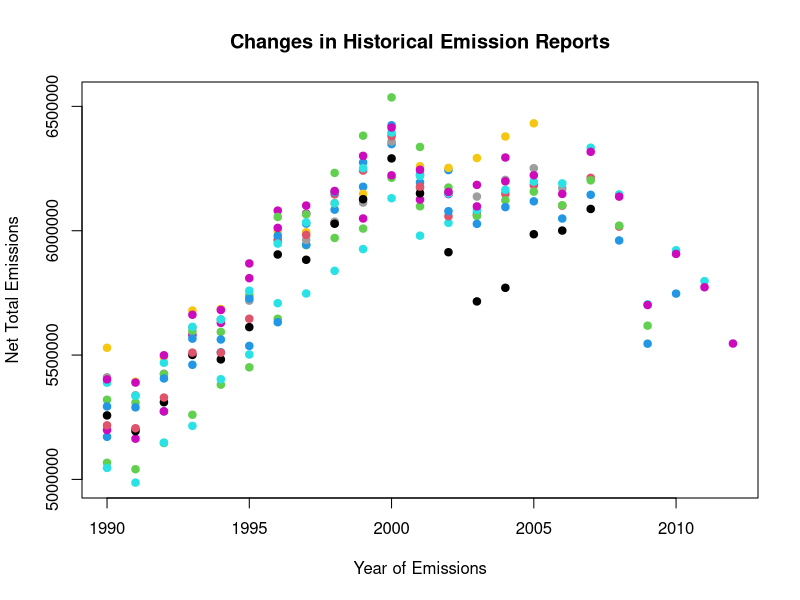
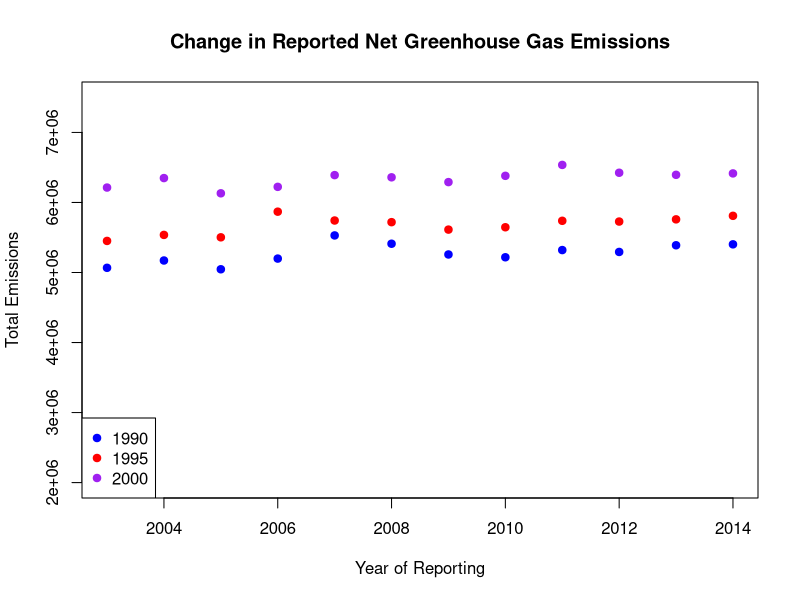
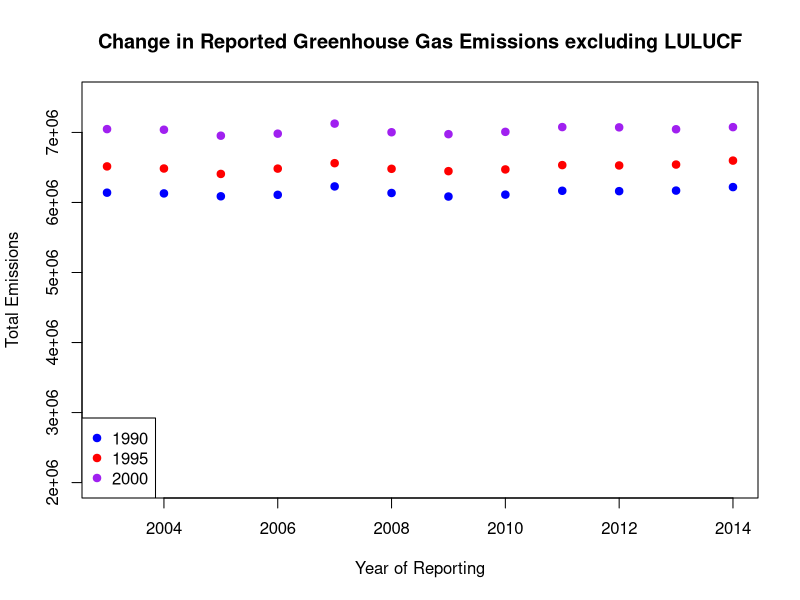
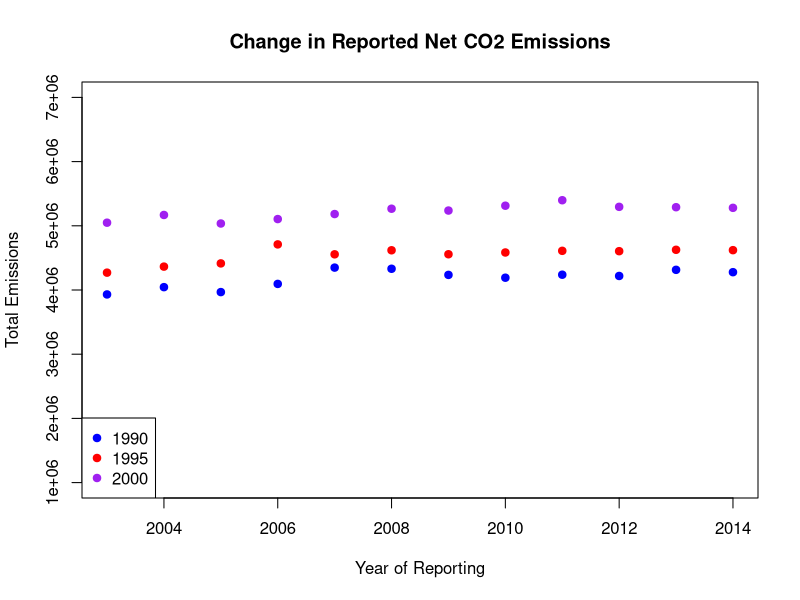
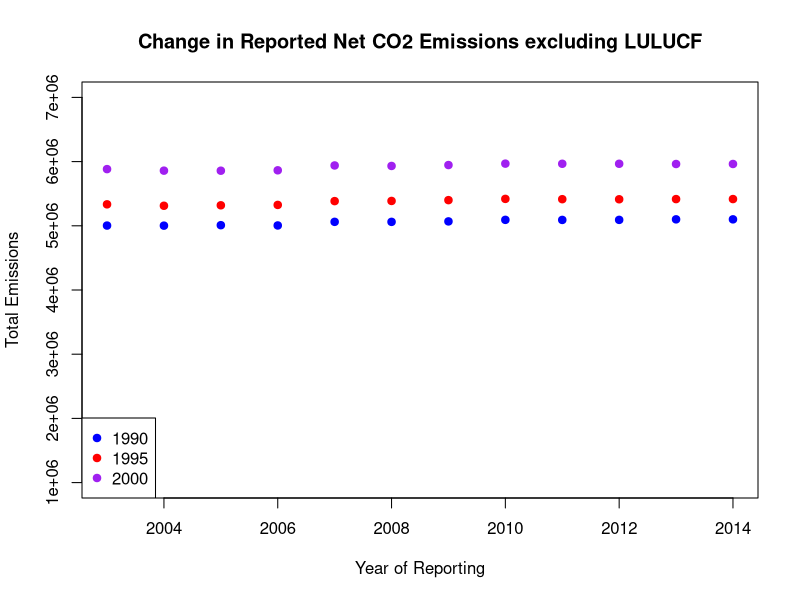
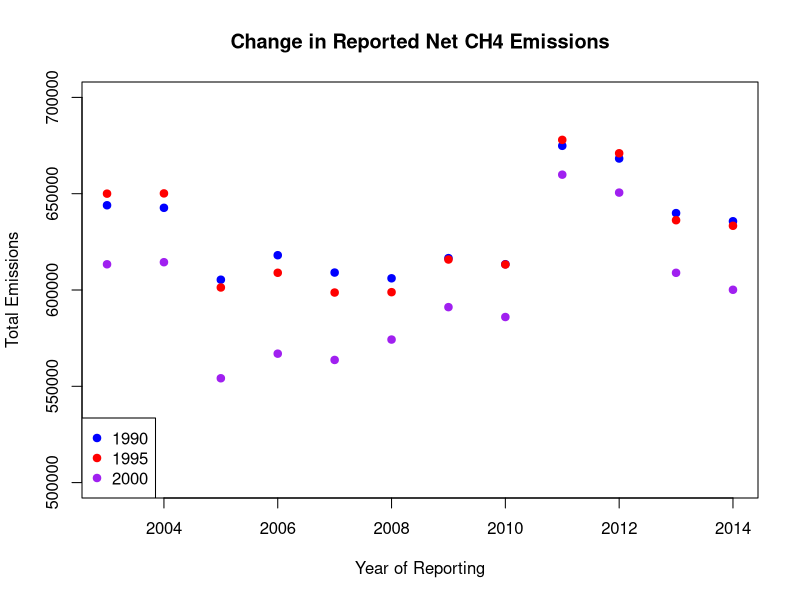
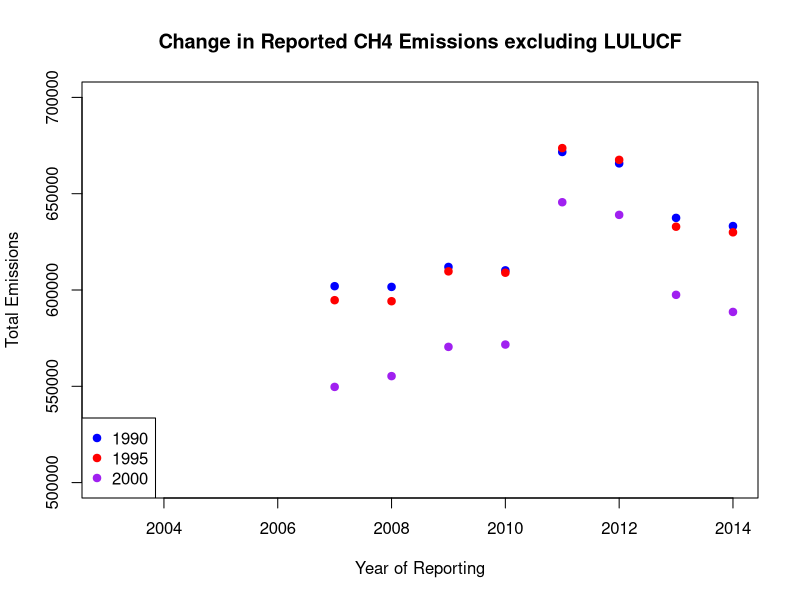
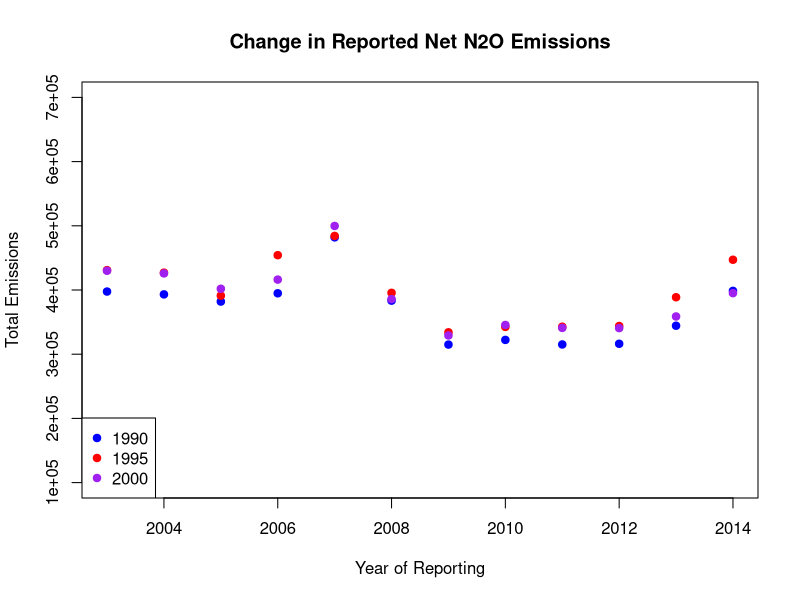

The R script that drew these images, in order:
#loading net report data from 2003-2014
#WILL NEED TO BE CHANGED DEPENDING ON .csv LOCATION
USA_NetTotals <- read.csv("./USA_NetTotals.csv")

#Year - year of emissions
#Reported - year reported
#CO2_LU - CO2 (carbon dioxide) emissions including LULUCF (land use, land use change, forestry)
#CO2 - CO2 emissions excluding LULUCF
#CH4_LU - CH4 (methane) emissions including LULUCF
#CH4 - CH4 emissions excluding LULUCF
#N2O_LU - N2O (nitrous oxide) emissions including LULUCF
#N2O - N2O emissions excluding LULUCF
#HFCs - HFC (hydrofluorocarbons) emissions
#PFCs - PFC (perfluorocarbons) emissions
#SF6 - SF6 (sulfur hexafluoride) emissions
#Total_LU - net emissions including LULUCF
#Total - net emissions excluding LULUCF
#ALL UNITS CO2 EQUIVALENT Gg/Megaton/10^6 kg
names(USA_NetTotals)
summary(USA_NetTotals)

#basic plot of net CO2 vs year vs year reported #INCLUDE
plot(USA_NetTotals$Year, USA_NetTotals$Total_LU, 
     col = USA_NetTotals$Reported,
     xlab = "Year of Emissions",
     ylab = "Net Total Emissions",
     main = "Changes in Historical Emission Reports",
     pch = 19)

#splitting Report years into seperate data frames
#lapply(split(USA_NetTotals, USA_NetTotals$Reported), 
#       function(USA_Reported) { assign(paste0("USA_Reported", 
#                                USA_Reported$Reported[1]), 
#                                USA_Reported, pos= .GlobalEnv) })

#adding lines to plot
#lines(USA_Reported2003$Year, USA_Reported2003$CO2_LU, col = 2003)
#lines(USA_Reported2004$Year, USA_Reported2004$CO2_LU, col = 2004)
#lines(USA_Reported2005$Year, USA_Reported2005$CO2_LU, col = 2005)
#lines(USA_Reported2006$Year, USA_Reported2006$CO2_LU, col = 2006)
#lines(USA_Reported2007$Year, USA_Reported2007$CO2_LU, col = 2007)
#lines(USA_Reported2008$Year, USA_Reported2008$CO2_LU, col = 2008)
#lines(USA_Reported2009$Year, USA_Reported2009$CO2_LU, col = 2009)
#lines(USA_Reported2010$Year, USA_Reported2010$CO2_LU, col = 2010)
#lines(USA_Reported2011$Year, USA_Reported2011$CO2_LU, col = 2011)
#lines(USA_Reported2012$Year, USA_Reported2012$CO2_LU, col = 2012)
#lines(USA_Reported2013$Year, USA_Reported2013$CO2_LU, col = 2013)
#lines(USA_Reported2014$Year, USA_Reported2014$CO2_LU, col = 2014)

#plotting change in one variable (Total_LU) over time graphically #INCLUDE
USA_Year1990 <- subset(USA_NetTotals, Year == 1990)
USA_Year1995 <- subset(USA_NetTotals, Year == 1995)
USA_Year2000 <- subset(USA_NetTotals, Year == 2000)
plot(unique(USA_NetTotals$Reported), USA_Year1990$Total_LU,
     main = "Change in Reported Net Greenhouse Gas Emissions",
     ylab = "Total Emissions",
     xlab = "Year of Reporting",
     pch = 19,
     col = "blue",
     ylim = c(2000000,7500000))
points(unique(USA_NetTotals$Reported), USA_Year1995$Total_LU,
       pch = 19,
       col = "red") #adding points for 1995
points(unique(USA_NetTotals$Reported), USA_Year2000$Total_LU,
       pch = 19,
       col = "purple") #adding points for 2000
legend("bottomleft", c("1990", "1995", "2000"),
       col = c("blue", "red", "purple"),
       pch = 19)

#plotting change in Total excluding LULUCF #INCLUDE
plot(unique(USA_NetTotals$Reported), USA_Year1990$Total,
     main = "Change in Reported Greenhouse Gas Emissions excluding LULUCF",
     ylab = "Total Emissions",
     xlab = "Year of Reporting",
     pch = 19,
     col = "blue",
     ylim = c(2000000,7500000))
points(unique(USA_NetTotals$Reported), USA_Year1995$Total,
       pch = 19,
       col = "red") #adding points for 1995
points(unique(USA_NetTotals$Reported), USA_Year2000$Total,
       pch = 19,
       col = "purple") #adding points for 2000
legend("bottomleft", c("1990", "1995", "2000"),
       col = c("blue", "red", "purple"),
       pch = 19)


#plotting change in net CO2 (CO2_LU) #INCLUDE
plot(unique(USA_NetTotals$Reported), USA_Year1990$CO2_LU,
     main = "Change in Reported Net CO2 Emissions",
     ylab = "Total Emissions",
     xlab = "Year of Reporting",
     pch = 19,
     col = "blue",
     ylim = c(1000000,7000000))
points(unique(USA_NetTotals$Reported), USA_Year1995$CO2_LU,
       pch = 19,
       col = "red") #adding points for 1995
points(unique(USA_NetTotals$Reported), USA_Year2000$CO2_LU,
       pch = 19,
       col = "purple") #adding points for 2000
legend("bottomleft", c("1990", "1995", "2000"),
       col = c("blue", "red", "purple"),
       pch = 19)

#plotting change in CO2 #INCLUDE
plot(unique(USA_NetTotals$Reported), USA_Year1990$CO2,
     main = "Change in Reported Net CO2 Emissions excluding LULUCF",
     ylab = "Total Emissions",
     xlab = "Year of Reporting",
     pch = 19,
     col = "blue",
     ylim = c(1000000,7000000))
points(unique(USA_NetTotals$Reported), USA_Year1995$CO2,
       pch = 19,
       col = "red") #adding points for 1995
points(unique(USA_NetTotals$Reported), USA_Year2000$CO2,
       pch = 19,
       col = "purple") #adding points for 2000
legend("bottomleft", c("1990", "1995", "2000"),
       col = c("blue", "red", "purple"),
       pch = 19)

#plotting change in net CH4 (CH4_LU) #INCLUDE
plot(unique(USA_NetTotals$Reported), USA_Year1990$CH4_LU,
     main = "Change in Reported Net CH4 Emissions",
     ylab = "Total Emissions",
     xlab = "Year of Reporting",
     pch = 19,
     col = "blue",
     ylim = c(500000,700000))
points(unique(USA_NetTotals$Reported), USA_Year1995$CH4_LU,
       pch = 19,
       col = "red") #adding points for 1995
points(unique(USA_NetTotals$Reported), USA_Year2000$CH4_LU,
       pch = 19,
       col = "purple") #adding points for 2000
legend("bottomleft", c("1990", "1995", "2000"),
       col = c("blue", "red", "purple"),
       pch = 19)

#plotting change in CH4
plot(unique(USA_NetTotals$Reported), USA_Year1990$CH4,
     main = "Change in Reported CH4 Emissions excluding LULUCF",
     ylab = "Total Emissions",
     xlab = "Year of Reporting",
     pch = 19,
     col = "blue",
     ylim = c(500000,700000))
points(unique(USA_NetTotals$Reported), USA_Year1995$CH4,
       pch = 19,
       col = "red") #adding points for 1995
points(unique(USA_NetTotals$Reported), USA_Year2000$CH4,
       pch = 19,
       col = "purple") #adding points for 2000
legend("bottomleft", c("1990", "1995", "2000"),
       col = c("blue", "red", "purple"),
       pch = 19)

#plotting change in net N2O (N2O_LU) #INCLUDE
plot(unique(USA_NetTotals$Reported), USA_Year1990$N2O_LU,
     main = "Change in Reported Net N2O Emissions",
     ylab = "Total Emissions",
     xlab = "Year of Reporting",
     pch = 19,
     col = "blue",
     ylim = c(100000,700000))
points(unique(USA_NetTotals$Reported), USA_Year1995$N2O_LU,
       pch = 19,
       col = "red") #adding points for 1995
points(unique(USA_NetTotals$Reported), USA_Year2000$N2O_LU,
       pch = 19,
       col = "purple") #adding points for 2000
legend("bottomleft", c("1990", "1995", "2000"),
       col = c("blue", "red", "purple"),
       pch = 19)

#plotting change in N2O
plot(unique(USA_NetTotals$Reported), USA_Year1990$N2O,
     main = "Change in Reported N2O Emissions excluding LULUCF",
     ylab = "Total Emissions",
     xlab = "Year of Reporting",
     pch = 19,
     col = "blue",
     ylim = c(100000,700000))
points(unique(USA_NetTotals$Reported), USA_Year1995$N2O,
       pch = 19,
       col = "red") #adding points for 1995
points(unique(USA_NetTotals$Reported), USA_Year2000$N2O,
       pch = 19,
       col = "purple") #adding points for 2000
legend("bottomleft", c("1990", "1995", "2000"),
       col = c("blue", "red", "purple"),
       pch = 19)

#plotting change in HFCs
plot(unique(USA_NetTotals$Reported), USA_Year1990$HFCs,
     main = "Change in Reported Net HFCs Emissions",
     ylab = "Total Emissions",
     xlab = "Year of Reporting",
     pch = 19,
     col = "blue",
     ylim = c(1000,120000))
points(unique(USA_NetTotals$Reported), USA_Year1995$HFCs,
       pch = 19,
       col = "red") #adding points for 1995
points(unique(USA_NetTotals$Reported), USA_Year2000$HFCs,
       pch = 19,
       col = "purple") #adding points for 2000
legend("bottomleft", c("1990", "1995", "2000"),
       col = c("blue", "red", "purple"),
       pch = 19)

#plotting change in PFCs
plot(unique(USA_NetTotals$Reported), USA_Year1990$PFCs,
     main = "Change in Reported Net PFCs Emissions",
     ylab = "Total Emissions",
     xlab = "Year of Reporting",
     pch = 19,
     col = "blue",
     ylim = c(0,25000))
points(unique(USA_NetTotals$Reported), USA_Year1995$PFCs,
       pch = 19,
       col = "red") #adding points for 1995
points(unique(USA_NetTotals$Reported), USA_Year2000$PFCs,
       pch = 19,
       col = "purple") #adding points for 2000
legend("bottomleft", c("1990", "1995", "2000"),
       col = c("blue", "red", "purple"),
       pch = 19)

#plotting change in SF6
plot(unique(USA_NetTotals$Reported), USA_Year1990$SF6,
     main = "Change in Reported Net SF6 Emissions",
     ylab = "Total Emissions",
     xlab = "Year of Reporting",
     pch = 19,
     col = "blue",
     ylim = c(1000,40000))
points(unique(USA_NetTotals$Reported), USA_Year1995$SF6,
       pch = 19,
       col = "red") #adding points for 1995
points(unique(USA_NetTotals$Reported), USA_Year2000$SF6,
       pch = 19,
       col = "purple") #adding points for 2000
legend("bottomleft", c("1990", "1995", "2000"),
       col = c("blue", "red", "purple"),
       pch = 19)

